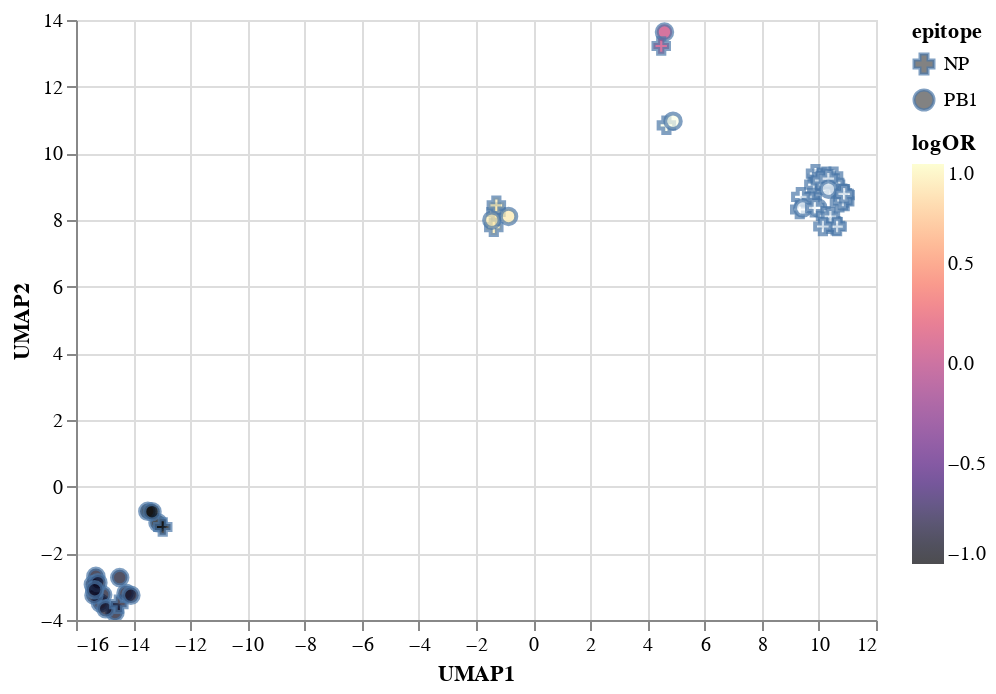

Here is the notebook cell this chart was saved with:
### Markdown cell above
## Embed TCRs in 2D and overlay OR for NP enrichment
Since each TCR is the centroid of a cluster in the nearest-neighbor analysis, it's possible to use the statistics associated with each cluster in embedding plots of TCRs. Coordinates in 2D can be computed using Kernel PCA, UMAP, TSNE, MDS or any other embedding technique. Interactive scatter plot using `altair` helps navigate the results.

### Code cell
xy = umap.UMAP(n_neighbors=50, min_dist=1, n_components=2, metric='precomputed').fit_transform(pw)
tmp = res.assign(logOR=np.log10(res['OR']), UMAP1=xy[:, 0], UMAP2=xy[:, 1])

x_var='UMAP1'
y_var='UMAP2' 
shape_var = 'epitope'
color_var = 'logOR'
color_scheme = 'magma'
color_domain  = [-1, 1] 
mark_size = 60
shape_range = ['circle', 'triangle-right']
tooltips = ['epitope', 'K_neighbors', 'OR', 'FWERp', "cdr3_b_aa", "v_b_gene", "j_b_gene"]

shape_domain = list(tr.clone_df[shape_var].value_counts().keys())
graphic = alt.Chart(tmp).mark_point(size=mark_size).encode(
        x=x_var,
        y=y_var,
        fill=alt.Color(color_var, scale=alt.Scale(scheme=color_scheme, domain=color_domain)),
        shape=alt.Shape(shape_var, scale=alt.Scale(range=['cross', 'circle'])),
        tooltip=tooltips).interactive()
graphic

### Figure 1 — Vega-Lite specification as saved in the notebook (floating-point values rounded to 4 significant figures; data arrays with more than 128 entries replaced by an {"elided": "..."} marker saying what was removed)
{"config": {"view": {"continuousWidth": 400, "continuousHeight": 300}}, "data": {"name": "data-caebd8cec459546720fff9b50d668323"}, "mark": {"type": "point", "size": 60}, "encoding": {"fill": {"type": "quantitative", "field": "logOR", "scale": {"domain": [-1, 1], "scheme": "magma"}}, "shape": {"type": "nominal", "field": "epitope", "scale": {"range": ["cross", "circle"]}}, "tooltip": [{"type": "nominal", "field": "epitope"}, {"type": "quantitative", "field": "K_neighbors"}, {"type": "quantitative", "field": "OR"}, {"type": "quantitative", "field": "FWERp"}, {"type": "nominal", "field": "cdr3_b_aa"}, {"type": "nominal", "field": "v_b_gene"}, {"type": "nominal", "field": "j_b_gene"}], "x": {"type": "quantitative", "field": "UMAP1"}, "y": {"type": "quantitative", "field": "UMAP2"}}, "selection": {"selector005": {"type": "interval", "bind": "scales", "encodings": ["x", "y"]}}, "$schema": "https://vega.github.io/schema/vega-lite/v4.8.1.json", "datasets": {"data-caebd8cec459546720fff9b50d668323": {"elided": "947 records"}}}
